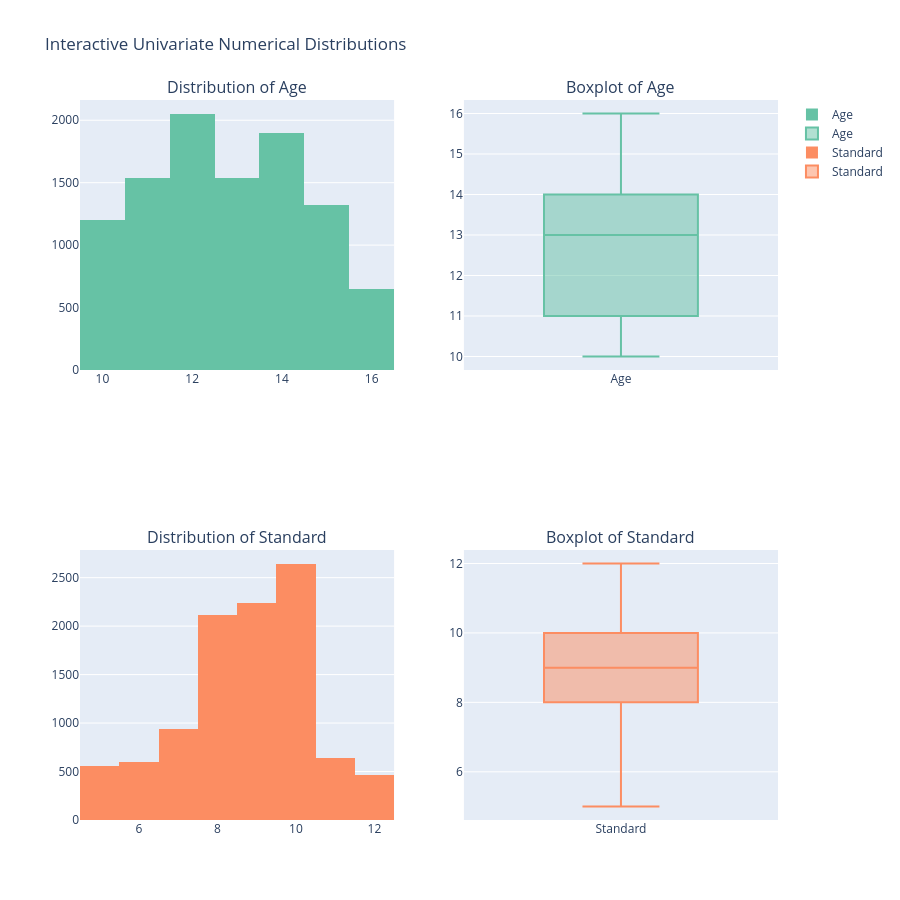

The notebook cell this image was saved under:
### Code cell
print("\nGenerating Univariate Plots...")

# Define a nice color palette (Plotly qualitative Set2)
colors = px.colors.qualitative.Set2

# Numerical distributions (Histogram + KDE + Box)
fig_num = make_subplots(rows=2, cols=2,
                        subplot_titles=("Distribution of Age", "Boxplot of Age",
                                        "Distribution of Standard", "Boxplot of Standard"))

fig_num.add_trace(go.Histogram(x=df['Age'], name='Age', marker_color=colors[0], nbinsx=7), row=1, col=1)
fig_num.add_trace(go.Box(y=df['Age'], name='Age', marker_color=colors[0]), row=1, col=2)

fig_num.add_trace(go.Histogram(x=df['Standard'], name='Standard', marker_color=colors[1], nbinsx=8), row=2, col=1)
fig_num.add_trace(go.Box(y=df['Standard'], name='Standard', marker_color=colors[1]), row=2, col=2)

fig_num.update_layout(height=900, title_text="Interactive Univariate Numerical Distributions")
fig_num.write_html("univariate_numerical.html")
fig_num.show()

### Figure 1 — Plotly figure (JSON) as saved in the notebook; plotly's stock layout.template omitted (floating-point values rounded to 4 significant figures; data arrays with more than 128 entries replaced by an {"elided": "..."} marker saying what was removed)
{"data": [{"marker": {"color": "rgb(102,194,165)"}, "name": "Age", "nbinsx": 7, "type": "histogram", "x": {"elided": "10198 int values"}, "xaxis": "x", "yaxis": "y"}, {"marker": {"color": "rgb(102,194,165)"}, "name": "Age", "type": "box", "xaxis": "x2", "y": {"elided": "10198 int values"}, "yaxis": "y2"}, {"marker": {"color": "rgb(252,141,98)"}, "name": "Standard", "nbinsx": 8, "type": "histogram", "x": {"elided": "10198 int values"}, "xaxis": "x3", "yaxis": "y3"}, {"marker": {"color": "rgb(252,141,98)"}, "name": "Standard", "type": "box", "xaxis": "x4", "y": {"elided": "10198 int values"}, "yaxis": "y4"}], "layout": {"annotations": [{"font": {"size": 16}, "showarrow": false, "text": "Distribution of Age", "x": 0.225, "xanchor": "center", "xref": "paper", "y": 1, "yanchor": "bottom", "yref": "paper"}, {"font": {"size": 16}, "showarrow": false, "text": "Boxplot of Age", "x": 0.775, "xanchor": "center", "xref": "paper", "y": 1, "yanchor": "bottom", "yref": "paper"}, {"font": {"size": 16}, "showarrow": false, "text": "Distribution of Standard", "x": 0.225, "xanchor": "center", "xref": "paper", "y": 0.375, "yanchor": "bottom", "yref": "paper"}, {"font": {"size": 16}, "showarrow": false, "text": "Boxplot of Standard", "x": 0.775, "xanchor": "center", "xref": "paper", "y": 0.375, "yanchor": "bottom", "yref": "paper"}], "height": 900, "title": {"text": "Interactive Univariate Numerical Distributions"}, "xaxis": {"anchor": "y", "domain": [0, 0.45]}, "xaxis2": {"anchor": "y2", "domain": [0.55, 1]}, "xaxis3": {"anchor": "y3", "domain": [0, 0.45]}, "xaxis4": {"anchor": "y4", "domain": [0.55, 1]}, "yaxis": {"anchor": "x", "domain": [0.625, 1]}, "yaxis2": {"anchor": "x2", "domain": [0.625, 1]}, "yaxis3": {"anchor": "x3", "domain": [0, 0.375]}, "yaxis4": {"anchor": "x4", "domain": [0, 0.375]}}}
